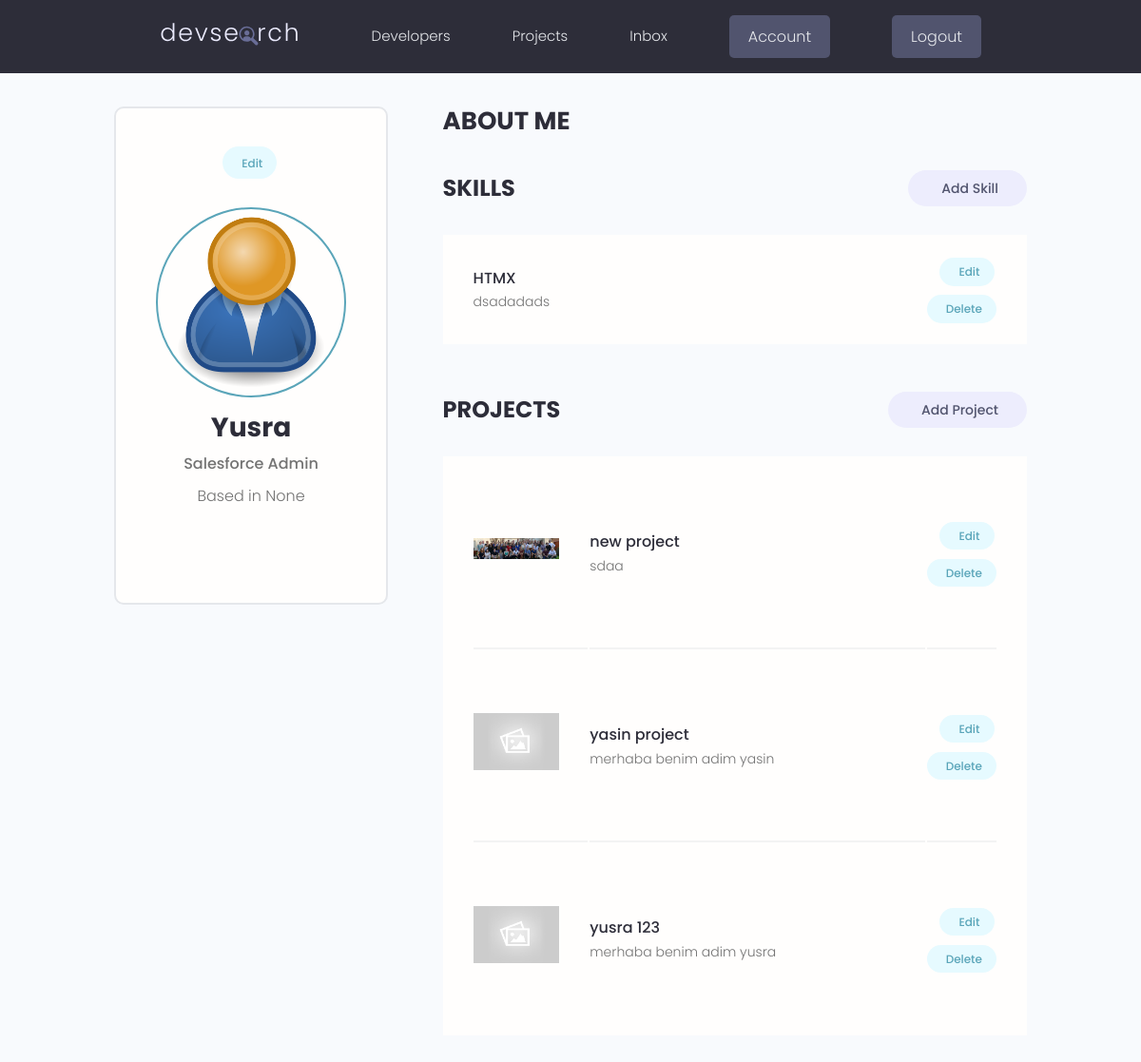
Page /account (signed in) on the committed database.
### users/models.py (models this page shows, shortened)
class Profile(models.Model):
    user = models.OneToOneField(User, on_delete=models.CASCADE, null=True, blank=True)
    name = models.CharField(max_length=200, null=True, blank=True)
    email = models.EmailField(max_length=500, null=True, blank=True)
    username = models.CharField(max_length=200, null=True, blank=True)
    location = models.CharField(max_length=200, null=True, blank=True)
    short_intro = models.CharField(max_length=200, null=True, blank=True)
    bio = models.TextField(null=True, blank=True)
    profile_image = models.ImageField(
        null=True,
        blank=True,
        upload_to="profiles/",
        default="profiles/user-default.png",
    )
    social_github = models.CharField(max_length=200, null=True, blank=True)
    social_twitter = models.CharField(max_length=200, null=True, blank=True)
    social_linkedin = models.CharField(max_length=200, null=True, blank=True)
    social_youtube = models.CharField(max_length=200, null=True, blank=True)
    social_website = models.CharField(max_length=200, null=True, blank=True)
    created = models.DateTimeField(auto_now_add=True)
    id = models.UUIDField(
        default=uuid.uuid4, unique=True, primary_key=True, editable=False
    )

class Skill(models.Model):
    owner = models.ForeignKey(Profile, on_delete=models.CASCADE, null=True, blank=True)
    name = models.CharField(max_length=200, null=True, blank=True)
    description = models.TextField(null=True, blank=True)
    created = models.DateTimeField(auto_now_add=True)
    id = models.UUIDField(
        default=uuid.uuid4, unique=True, primary_key=True, editable=False
    )

### projects/models.py (models this page shows, shortened)
class Project(models.Model):
    owner = models.ForeignKey(Profile, null=True, blank=True, on_delete=models.SET_NULL)
    title = models.CharField(max_length=200)
    description = models.TextField(null=True, blank=True)
    featured_image = models.ImageField(null=True, blank=True, default="default.jpg")
    demo_link = models.CharField(max_length=2000, null=True, blank=True)
    source_link = models.CharField(max_length=2000, null=True, blank=True)
    tags = models.ManyToManyField("Tag", blank=True)
    vote_total = models.IntegerField(default=0, null=True, blank=True)
    vote_ratio = models.IntegerField(default=0, null=True, blank=True)
    created = models.DateTimeField(auto_now_add=True)
    id = models.UUIDField(
        default=uuid.uuid4, unique=True, primary_key=True, editable=False
    )
    class Meta:
        ordering = ["-vote_ratio", "-vote_total", "title"]

### users/views.py (the view)
# urls.py: path("account", views.userAccount, name="account"),
@login_required(login_url="login")
def userAccount(request):
    profile = request.user.profile
    skills = profile.skill_set.all()
    projects = profile.project_set.all()
    context = {"profile": profile, "skills": skills, "projects": projects}
    return render(request, "users/account.html", context)

### users/templates/users/account.html (shortened to what this page needs)
{% extends 'main.html' %}
{% block content %}
  <main class="settingsPage profile my-md">
    <div class="container">
      <div class="layout">
        <div class="column column--1of3">
          <div class="card text-center">
            <div class="card__body dev">
              <a class="tag tag--pill tag--main settings__btn" href="{% url 'edit-account' %}"> Edit</a>
              <img class="avatar avatar--xl dev__avatar" src="{{profile.profile_image.url}}" />
              <h2 class="dev__name">{{ profile.name}} </h2>
              <p class="dev__title">{{ profile.short_intro }}</p>
              <p class="dev__location">Based in {{ profile.location }}</p>
            </div>
          </div>
        </div>
        <div class="column column--2of3">
          <div class="devInfo">
            <h3 class="devInfo__title">About Me</h3>
          </div>
          <div class="settings">
            <h3 class="settings__title">Skills</h3>
            <a class="tag tag--pill tag--sub settings__btn tag--lg" href="{% url 'create-skill' %}"> Add Skill</a>
          </div>
          <table class="settings__table">
            {% for skill in  skills %}
            <tr>
              <td class="settings__tableInfo">
                <h4>{{skill.name}}</h4>
                <p>
                {{skill.description}}
                </p>
              </td>
              <td class="settings__tableActions">
                <a class="tag tag--pill tag--main settings__btn" href="{% url 'update-skill' skill.id %}"> Edit</a>
                <a class="tag tag--pill tag--main settings__btn" href="{% url 'delete-skill' skill.id %}?next=/account">
                  Delete</a>
              </td>
            </tr>
            {% endfor %}
          </table>
          <div class="settings">
            <h3 class="settings__title">Projects</h3>
            <a class="tag tag--pill tag--sub settings__btn tag--lg" href="{% url 'create-project' %}"> Add Project</a>
          </div>
          <table class="settings__table">
            {% for project in projects  %}
            <tr>
              <td class="settings__thumbnail">
                <a href="{% url 'project' project.id %}"><img src="{{project.featured_image.url}}" alt="Project Thumbnail" /></a>
              </td>
              <td class="settings__tableInfo">
                <a href="{% url 'project' project.id %}"">{{ project.title }}</a>
                <p>
                    {{ project.description|slice:"150"}}
                </p>
              </td>
              <td class="settings__tableActions">
                <a class="tag tag--pill tag--main settings__btn" href="{% url 'update-project' project.id %}"> Edit</a>
                <a class="tag tag--pill tag--main settings__btn" href="{% url 'delete-project' project.id %}?next=/account">
                  Delete</a>
              </td>
            </tr>
            {% endfor %}
          </table>
        </div>
      </div>
    </div>
  </main>
  {% endblock %}

### static/styles/app.css (style rules this page uses)
:root { --color-sub: #2d2d39; }
.card { border: 2px solid var(--color-light); }
img { width: 100%; }
.profile .card > .dev { padding: 4rem; }
.dev__avatar { display: block; margin: auto; }
.dev__name { color: var(--color-sub); font-size: 2.8rem; font-weight: 700; margin-top: 1rem; margin-bottom: 0.5rem; }
.dev__title { font-size: 1.6rem; font-weight: 500; line-height: 1.3; }
.dev__location { margin-top: 1rem; }
.devInfo { margin-bottom: 3rem; }
.devInfo__title, .devInfo__subtitle { font-size: 2.6rem; color: var(--color-sub); text-transform: uppercase; font-weight: 700; margin-bottom: 1.5rem; }
.settingsPage .dev > .settings__btn { display: inline-block; margin-bottom: 3rem; }
.settings { display: flex; justify-content: space-between; align-items: center; }
.settings__title { font-size: 2.4rem; text-transform: uppercase; font-weight: 700; color: var(--color-sub); }
.settings__table { margin-top: 3rem; margin-bottom: 5rem; padding: 0 3rem; background: var(--color-white); }
.settings__table tr { width: 100%; }
.settings__table tr > td { padding: 2rem 0; }
.settings__table tr:not(:last-child) td { border-bottom: 2px solid var(--color-white-light); }
.settings__thumbnail { width: 23%; min-width: 10rem; }
.settings__thumbnail img { padding-right: 3rem; height: 15rem; object-fit: contain; }
.settings__tableInfo { width: 100%; }
.settings__tableInfo h4, .settings__tableInfo a { padding-right: 1rem; width: auto; font-size: 1.6rem; font-weight: 500; color: var(--color-sub); }
.settings__tableInfo p { font-size: 1.4rem; }
.settings__tableActions { text-align: right; }

### static/uikit/styles/modules/_variables.css (style rules this page uses)
:root { --color-main: #5aa5b9; --color-main-light: #e6faff; --color-sub: #3f4156; --color-sub-light: #51546e; --color-sub-lighter: #ededfd; --color-text: #737373; --color-gray: #8b8b8b; --color-light: #e5e7eb; --color-light-gray: #767676; --color-bg: #f8fafd; --color-white: #fffefd; --color-white-light: #f3f3f3; --color-success: #359e64; --color-success-bg: #def8e8; --color-error: #fc4b0b; --color-error-bg: #fff2ee; --font-base: 'Poppins', arial, helvetica, 'Segoe UI', roboto, ubuntu, sans-serif; --font-monospace: 'Fira Code', 'Courier New', courier, monospace; --font-regular: 300; --font-medium: 500; --font-bold: 700; --generic-shadow: 1px 1px 5px #00000010; --generic-transition: all 0.3s ease-in-out; }

### static/uikit/styles/modules/_base.css (style rules this page uses)
* { margin: 0; padding: 0; box-sizing: border-box; text-rendering: optimizeLegibility; color: inherit; font-size: inherit; }
html { font-size: 50%; }
@media only screen and (min-width: 480px) { html { font-size: 56.25%; } }
@media only screen and (min-width: 1200px) { html { font-size: 62.5%; } }
body { line-height: 1.6; font-weight: 400; font-size: 1.5rem; color: var(--color-text); background-color: var(--color-bg); min-height: 100vh; }

### static/uikit/styles/modules/_typography.css (style rules this page uses)
* { font-family: var(--font-base); }
h2 { font-size: 3.6rem; font-weight: var(--font-bold); }
h3 { font-size: 3.2rem; font-weight: var(--font-medium); }
h4 { font-size: 2.8rem; font-weight: var(--font-medium); }
p, span, strong { font-size: 1.6rem; color: var(--color-text); font-weight: var(--font-regular); }
a { padding-bottom: 2px; text-decoration: none; display: inline-block; color: var(--color-main); font-weight: var(--font-medium); }

### static/uikit/styles/modules/_utilities.css (style rules this page uses)
.container { width: 92%; max-width: 165rem; margin: 0 auto; box-sizing: border-box; }
@media screen and (min-width: 1000px) { .container { width: 90%; } }
@media screen and (min-width: 1200px) { .container { width: 80%; } }
.text-center { text-align: center; }
.my-md { margin: 3rem auto; }

### static/uikit/styles/modules/_avatar.css (style rules this page uses)
.avatar { border-radius: 50%; border: 2px solid var(--color-main); object-fit: cover; }
.avatar--xl { height: 20rem; width: 20rem; }

### static/uikit/styles/modules/_card.css (style rules this page uses)
.card { border-radius: 1rem; background-color: var(--color-white); border: 1.5px solid var(--color-light); width: auto; height: auto; margin-top: 0.5rem; margin-bottom: 0.5rem; overflow: hidden; }
.card__body, .card__header { padding: 2rem 2.5rem; }

### static/uikit/styles/modules/_layout.css (style rules this page uses)
.layout { display: flex; flex-flow: row wrap; justify-content: space-between; }
.layout > .column { margin-bottom: 3rem; }
.layout > .column.column--1of3 { flex-basis: 30%; }
.layout > .column.column--2of3 { flex-basis: 64%; }

### rows in the picture
Profile: profile_image (placeholder picture), name "Yusra", short_intro "Salesforce Admin", location "None"
Skill: name "HTMX", description "dsadadads"
Project: featured_image (picture), title "new project", description "sdaa"
Project: featured_image (placeholder picture), title "yasin project", description "merhaba benim adim yasin"
Project: featured_image (placeholder picture), title "yusra 123", description "merhaba benim adim yusra"
